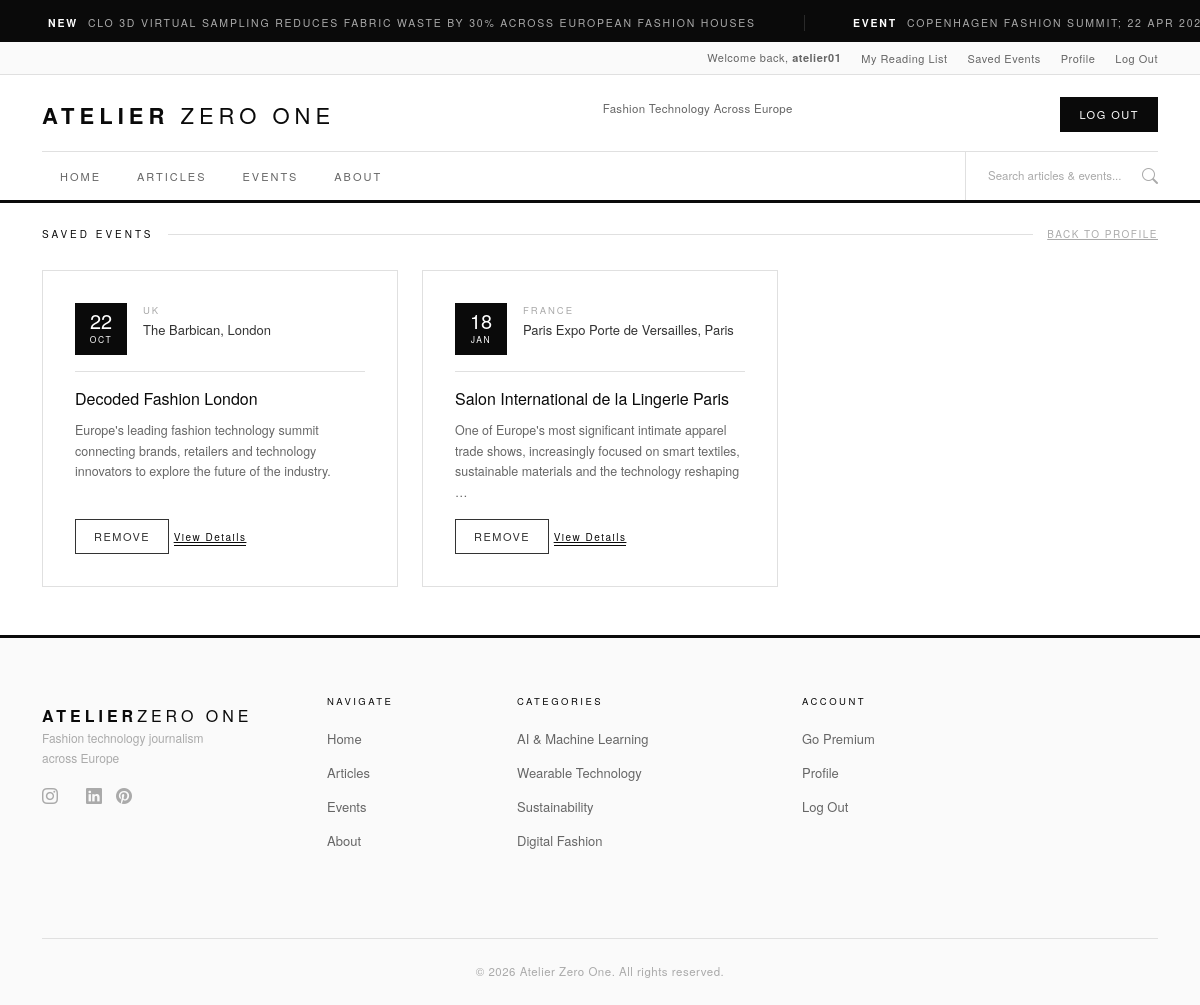
The app's page /user/saved-events/ (signed in) with its own data.
### events/models.py (models this page shows, shortened)
class Event(models.Model):
    title = models.CharField(max_length=200)
    slug = models.SlugField(unique=True)
    description = models.TextField()
    event_date = models.DateTimeField()
    location = models.CharField(max_length=200)
    country = models.CharField(max_length=100)
    website_url = models.URLField(blank=True)
    image = CloudinaryField('image', blank=True, null=True)
    is_published = models.BooleanField(default=False)
    created_at = models.DateTimeField(auto_now_add=True)
    class Meta:
        ordering = ['event_date']

### accounts/views.py (the view)
# urls.py: path('saved-events/', views.saved_events, name='saved_events'),
@login_required
def saved_events(request):
    profile = get_object_or_404(UserProfile, user=request.user)
    saved_events = profile.saved_events.all()
    context = {
        'saved_events': saved_events,
    }
    return render(request, 'accounts/saved_events.html', context)

### accounts/templates/accounts/saved_events.html (shortened to what this page needs)
{% extends "base.html" %}
{% load static %}
{% block extra_css %}
<link rel="stylesheet" href="{% static 'css/accounts.css' %}">
{% endblock %}
{% block content %}
<div class="container mt-4 mb-5">
    <div class="section-label-row">
        <span class="section-label">Saved Events</span>
        <span class="section-rule"></span>
        <a href="{% url 'accounts:profile' %}" class="section-more">Back to Profile</a>
    </div>
    <div class="row g-4">
        {% for event in saved_events %}
        <div class="col-md-6 col-lg-4 d-flex">
            <div class="event-card">
                <div class="event-date-block">
                    <div class="event-date-box">
                        <span class="event-day">{{ event.event_date|date:"d" }}</span>
                        <span class="event-month">{{ event.event_date|date:"M" }}</span>
                    </div>
                    <div class="event-location-info">
                        <div class="event-country">{{ event.country }}</div>
                        <div class="event-venue">{{ event.location }}</div>
                    </div>
                </div>
                <h3 class="event-title">{{ event.title }}</h3>
                <P class="event-desc">{{ event.description|truncatewords:20 }}</P>
                <div class="event-footer">
                    <a href="{% url 'accounts:save_event' event.id %}" class="btn-outline-dark-custom">
                         remove
                    </a>
                    <a href="{% url 'events:event_detail' event.slug %}" class="event-link">View Details</a>
                </div>
            </div>
        </div>
        {% endfor %}
    </div>
</div>
{% endblock %}

### templates/includes/user_bar.html
{% load static %}
<div class="user-bar d-none d-md-block">
    <div class="container user-bar-inner">
        <span>Welcome back, <strong>{{ user.username }}</strong></span>
        <a href="{% url 'accounts:reading_list' %}">My Reading List</a>
        <a href="{% url 'accounts:saved_events' %}">Saved Events</a>
        <a href="{% url 'accounts:profile' %}">Profile</a>
        <a href="{% url 'account_logout' %}">Log Out</a>
    </div>
</div>

### static/css/base.css (style rules this page uses)
:root { --black: #0a0a0a; --white: #ffffff; --grey-50: #fafafa; --grey-100: #f4f4f4; --grey-200: #e8e8e8; --grey-300: #d0d0d0; --grey-400: #aaaaaa; --grey-600: #666666; --grey-800: #333333; --border: #e0e0e0; --gold: #b8953a; --gold-light: #fffdf5; }
body { display: flex; flex-direction: column; min-height: 100vh; font-family: 'Helvetica Neue', Helvetica, Arial, sans-serif; }
.btn-outline-dark-custom { font-size: 11px; letter-spacing: 1.5px; text-transform: uppercase; padding: 8px 18px; border: 1px solid var(--grey-800); color: var(--grey-800); background: transparent; transition: all 0.2s; display: inline-block; white-space: nowrap; cursor: pointer; font-family: inherit; text-decoration: none; }
.user-bar { background: var(--grey-50); border-bottom: 1px solid var(--border); padding: 7px 0; font-size: 11px; letter-spacing: 0.5px; color: var(--grey-600); }
.user-bar-inner { display: flex; justify-content: flex-end; align-items: center; gap: 20px; }
.user-bar a { color: var(--grey-600); transition: color 0.2s; text-decoration: none; }
.section-label-row { display: flex; align-items: center; gap: 14px; margin-bottom: 28px; }
.section-label { font-size: 10px; letter-spacing: 3px; text-transform: uppercase; color: var(--black); font-weight: 500; white-space: nowrap; }
.section-rule { flex: 1; height: 1px; background: var(--border); }
.section-more { font-size: 10px; letter-spacing: 1.5px; text-transform: uppercase; color: var(--grey-400); white-space: nowrap; transition: color 0.2s; }
.event-card { background: var(--white); border: 1px solid var(--border); padding: 32px; display: flex; flex-direction: column; height: 100%; cursor: pointer; transition: transform 0.25s ease, box-shadow 0.25s ease; }
.event-date-block { display: flex; align-items: flex-start; gap: 16px; margin-bottom: 16px; padding-bottom: 16px; border-bottom: 1px solid var(--border); }
.event-date-box { background: var(--black); color: var(--white); width: 52px; height: 52px; display: flex; flex-direction: column; align-items: center; justify-content: center; flex-shrink: 0; }
.event-day { font-size: 20px; font-weight: 300; line-height: 1; }
.event-month { font-size: 8.5px; letter-spacing: 1.5px; text-transform: uppercase; margin-top: 2px; }
.event-location-info { flex: 1; }
.event-country { font-size: 9.5px; letter-spacing: 2px; text-transform: uppercase; color: var(--grey-400); margin-bottom: 3px; }
.event-venue { font-size: 13px; color: var(--grey-800); }
.event-title { font-size: 16px; font-weight: 400; line-height: 1.4; color: var(--black); margin-bottom: 10px; }
.event-desc { font-size: 12.5px; color: var(--grey-600); line-height: 1.65; font-weight: 300; flex: 1; margin-bottom: 16px; }
.event-link { font-size: 10px; letter-spacing: 1.5px; text-transform: uppercase; color: var(--black); border-bottom: 1px solid var(--black); padding-bottom: 1px; transition: opacity 0.2s; text-transform: none; }

### records on screen
Event: event_date "22", event_date "OCT", country "UK", location "The Barbican, London", title "Decoded Fashion London", description "Europe's leading fashion technology summit connecting brands, retailers and technology innovators to explore the future of the industry."
Event: event_date "18", event_date "JAN", country "FRANCE", location "Paris Expo Porte de Versailles, Paris", title "Salon International de la Lingerie Paris", description "One of Europe's most significant intimate apparel trade shows, increasingly focused on smart textiles, sustainable materials and the technology reshaping …"

### other values on screen
{{ user.username }} "atelier01"
